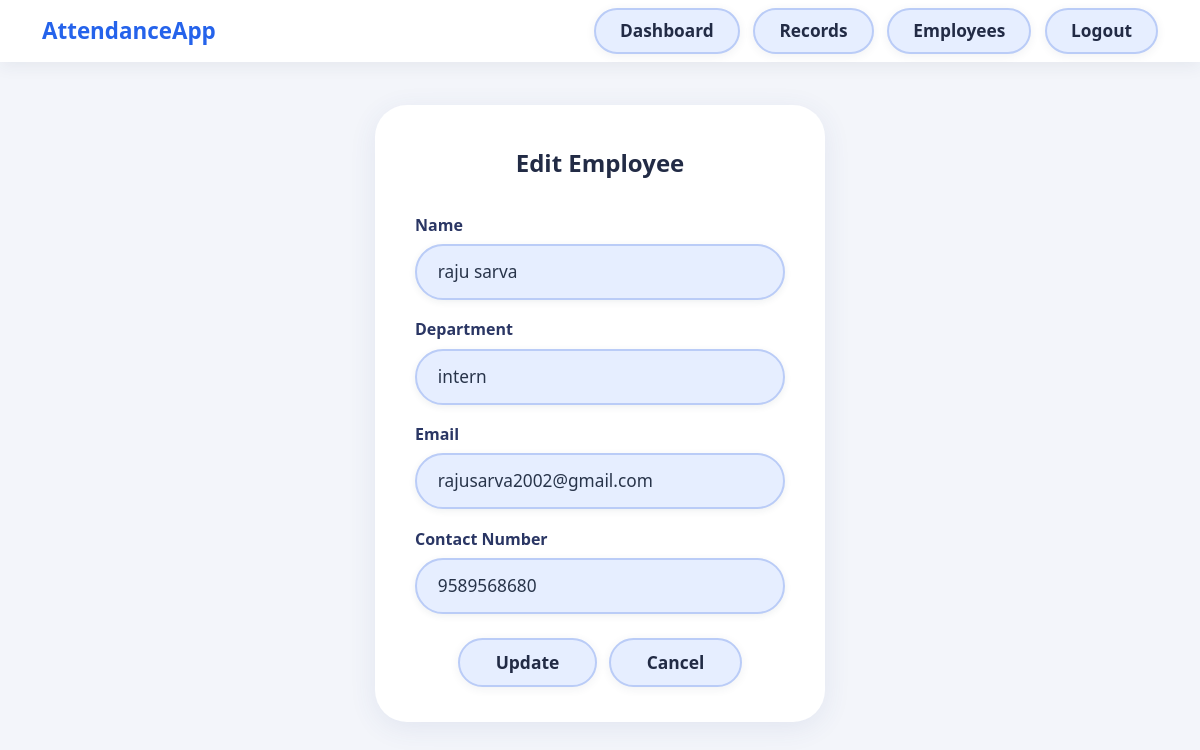
/employee/edit/4 (signed in), run on the app's committed database.
### models.py (models this page shows)
class Employee(db.Model):
    id = db.Column(db.Integer, primary_key=True)
    name = db.Column(db.String(150), nullable=False)
    department = db.Column(db.String(100), nullable=False)
    email = db.Column(db.String(150), nullable=False)
    contact = db.Column(db.String(20), nullable=False)
    face_data_folder = db.Column(db.String(200))
    attendances = db.relationship(
        'Attendance',
        backref='employee',
        lazy=True,
        cascade='all, delete-orphan',
        passive_deletes=True
    )

### app.py (the view, shortened to what this page needs)
@app.route("/employee/edit/<int:id>", methods=["GET", "POST"])
@login_required
def edit_employee(id):
    emp = Employee.query.get_or_404(id)
    return render_template("employee_form.html", employee=emp)

### app.py (called while the page is built)
@login_manager.user_loader
def load_user(user_id):
    return db.session.get(Admin, int(user_id))

### templates/employee_form.html (shortened to what this page needs)
{% extends 'base.html' %}
{% block content %}
<div class="form-card">
  <h4>{{ 'Edit Employee' if employee else 'Add New Employee' }}</h4>
  <form method="POST" autocomplete="off">
    <label for="name" class="form-label">Name</label>
    <input type="text" class="form-control" id="name" name="name"
           value="{{ employee.name if employee else '' }}" required
           placeholder="Enter name">
    <label for="department" class="form-label">Department</label>
    <input type="text" class="form-control" id="department" name="department"
           value="{{ employee.department if employee else '' }}" required
           placeholder="Enter department">
    <label for="email" class="form-label">Email</label>
    <input type="email" class="form-control" id="email" name="email"
           value="{{ employee.email if employee else '' }}" required
           placeholder="Enter email address">
    <label for="contact" class="form-label">Contact Number</label>
    <input type="text" class="form-control" id="contact" name="contact"
           value="{{ employee.contact if employee else '' }}" required
           placeholder="Enter contact number">
    <div class="mt-4 text-center">
      <button type="submit" class="btn-form">
        {{ 'Update' if employee else 'Save' }}
      </button>
      <a href="{{ url_for('dashboard') }}" class="btn-form">Cancel</a>
    </div>
  </form>
</div>
{% endblock %}

### templates/base.html (style rules this page uses)
body { background: #f3f5fa; }

### templates/employee_form.html (style rules this page uses)
.form-card { background: #fff; border-radius: 32px; box-shadow: 0 6px 28px rgba(54,74,146,0.09); padding: 2.7rem 2.5rem 2.2rem; margin-top: 2.7rem; max-width: 450px; margin-left: auto; margin-right: auto; }
.form-card h4 { font-size: 1.5rem; font-weight: 700; text-align: center; margin-bottom: 2.2rem; color: #222b45; }
.form-label { font-weight: 600; color: #2a3664; margin-bottom: .46rem; display:block; }
.form-control { border-radius: 32px; background: #e6eeff; border: 2px solid #baccf7; box-shadow: 0 2px 7px rgba(44,62,80,0.08); padding: 0.81rem 1.3rem; font-size: 1.08rem; color: #28344a; font-weight: 500; margin-bottom: 1.1rem; outline: none; transition: border 0.15s, background 0.15s; width: 100%; }
.btn-form { background:#e6eeff; color:#222b45; border: 2px solid #baccf7; border-radius: 99px; font-weight: 600; padding: .59rem 2.2rem; font-size: 1.09rem; box-shadow: 0 2px 10px rgba(44,62,80,0.07); margin-right: .55rem; text-decoration: none !important; display:inline-block; transition:background .17s, border .17s, color .17s; }
.btn-form:last-child { margin-right: 0; }

### data on the page
Employee: name "raju sarva", department "intern", email "rajusarva2002@gmail.com", contact "9589568680"

### other printed values
{{ 'Edit Employee' if employee else 'Add New Employee' }} "Edit Employee"
{{ 'Update' if employee else 'Save' }} "Update"
